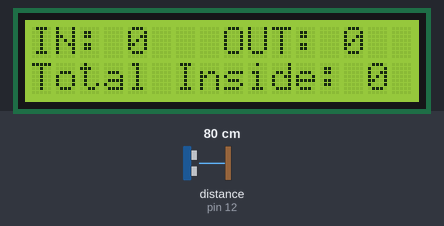
A sketch run on a simulated Arduino Uno, built with avr-gcc and run on an emulated ATmega328P. Shown: 16×2 character LCD. Wiring (inferred from the names in the program): ultrasonic range finder: trigger pin 13; echo pin 12. The inputs (shaded band) are chosen by the test bench; at power-on: distance to the obstacle (sensor on pin 12) 80 cm. The echo pulse lasts 58.3 µs per cm.

Above: at 1.2 s.
1.3 s: distance to the obstacle (sensor on pin 12) set to 2 cm
At 1.52 s:
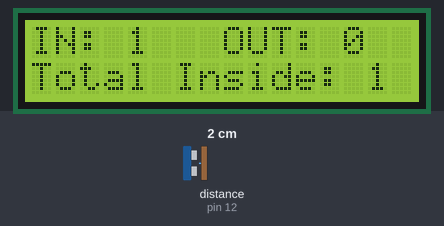
2.9 s: distance to the obstacle (sensor on pin 12) set to 9 cm
At 3.27 s:
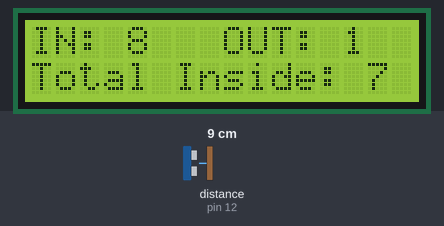
4.6 s: distance to the obstacle (sensor on pin 12) set to 4 cm
At 4.81 s:
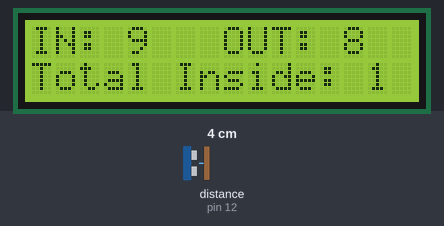

The sketch:

parking_counter.ino
```cpp
//NIKHIL MALVI
//Visitor Counter

#include <Wire.h>
#include <LiquidCrystal.h>
#define trigPin 13 //Sensor Echo pin connected to Arduino pin 13
#define echoPin 12 //Sensor Trip pin connected to Arduino pin 12
//Create Liquid Crystal Object called LCD
LiquidCrystal lcd(11, 10, 5, 4, 3, 2);
int counter = 0;
int currentState1 = 0;
int previousState1 = 0;
int currentState2 = 0;
int previousState2 = 0;
int inside = 0;
int outside = 0;

void setup()
{
// Initialize the LCD
lcd.begin(16,2); //Tell Arduino to start your 16 column 2 row LCD
//Serial.begin (9600);
pinMode(trigPin, OUTPUT);
pinMode(echoPin, INPUT);
}

void loop()
{
lcd.setCursor(0, 0); //Set cursor to first column of first row
lcd.print("IN: ");
lcd.setCursor(8, 0);
lcd.print("OUT: ");
lcd.setCursor(0, 1);  //Set cursor to first column of second row
lcd.print("Total Inside: ");
long duration, distance;
digitalWrite(trigPin, LOW);
delayMicroseconds(2);
digitalWrite(trigPin, HIGH);
delayMicroseconds(10);
digitalWrite(trigPin, LOW);
duration = pulseIn(echoPin, HIGH);
distance = (duration/2) / 29.1;
if (distance <= 7){
currentState1 = 1;
}
else {
currentState1 = 0;
}
delay(100);
if(currentState1 != previousState1){
if(currentState1 == 1){
counter = counter + 1;}
lcd.setCursor(14, 1);
lcd.print(counter);
inside = inside +1;}
lcd.setCursor(4, 0);
lcd.print(inside);
if (distance > 7 && distance <= 14){
currentState2 = 1;
}
else {
currentState2 = 0;
}
delay(100);
if(currentState2 != previousState2){
if(currentState2 == 1){
counter = counter - 1;}
lcd.setCursor(14, 1);
lcd.print(counter);
outside = outside +1;}
lcd.setCursor(13, 0);
lcd.print(outside);
lcd.setCursor(14, 1);
lcd.print(counter);
if (counter > 9 || counter < 0){
lcd.setCursor(14, 1);
lcd.print(counter);
delay(100);
lcd.clear();
 }
}
```

Measured:
- after the input at 1.3 s, the display: changes after 0.12 s (image 1)
